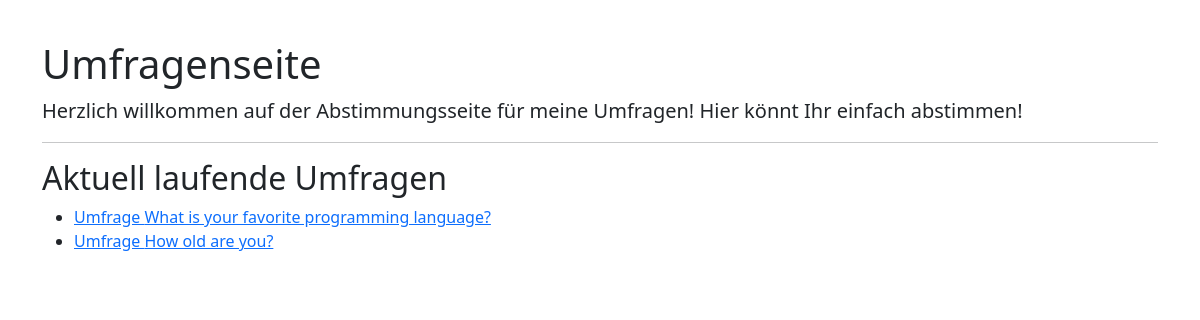
The app's page /, older data.
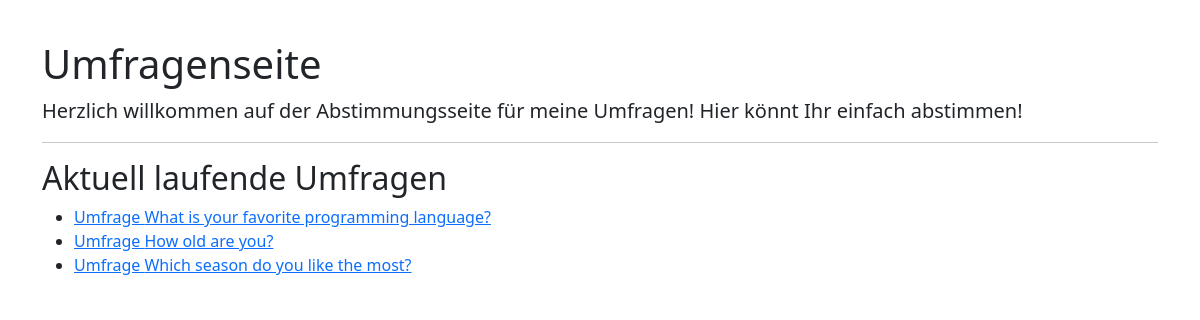
The same page, newer data.
### polls/models.py (models this page shows, shortened)
class Poll(models.Model):
    name = models.CharField(max_length=256)
    slug = models.SlugField(unique=True)

### polls/views.py (the view)
# urls.py: path('', index, name='index'),
def index(request):
    context = {'umfragen': Poll.objects.all(), 'titel': "Umfragenseite"}
    return render(request=request, template_name='polls/index.html',
                  context=context)

### polls/templates/polls/index.html
       {% extends 'polls/base.html' %}
       {% block content %}
       <h1>{{ titel }}</h1>
        <p class="lead">
            Herzlich willkommen auf der Abstimmungsseite für meine Umfragen!
            Hier könnt Ihr einfach abstimmen!
        </p>
        <hr />
        <h2>Aktuell laufende Umfragen</h2>
        {% if umfragen %}
        <ul>
            {% for umfrage in umfragen %}
            <li><a href="{% url 'polls:umfrage-detail' umfrage.slug %}"> Umfrage {{ umfrage.name }}</a></li>
        {% endfor %}
        </ul>
        {% endif %}
        {% endblock %}

Row changes from the older to the newer data that the page shows:
added Poll: name "Which season do you like the most?"
